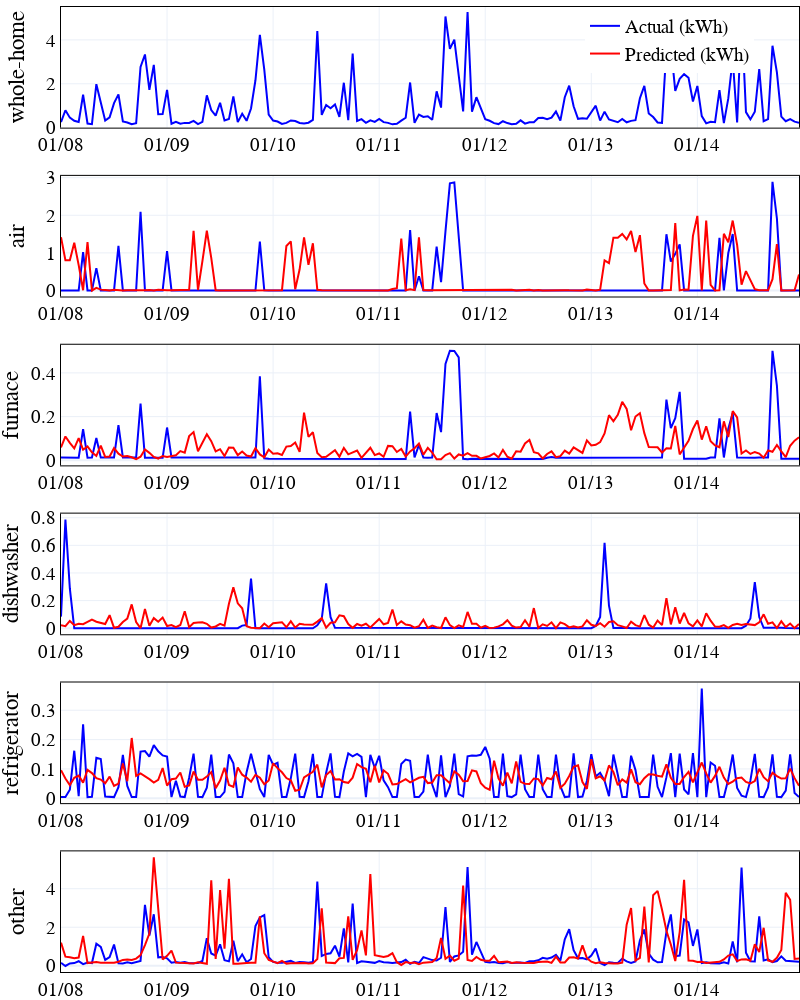

The cell this chart's notebook holds for it:
### Code cell
from plotly.subplots import make_subplots
import plotly.graph_objects as go
from datetime import datetime

house = 6

y_use_true = np.asarray(x_test_sum)[0:,house]
x_predict = sc.predict(A_list,B_list)

def plot_predict(x_test, x_predict, house, x_test_localhour):
#     fig = make_subplots(rows=5, cols=1, subplot_titles=('air', 'furnace', 'dishwasher', 'regrigerator', 'other'))
    y_axis = ['whole-home', 'air', 'furnace', 'dishwasher', 'refrigerator', 'other']
    fig = make_subplots(rows=6, cols=1)
    dates = x_test_localhour.iloc[:, house]
    
    
    y_use_true = np.asarray(x_test_sum)[0:,house]
    y_use_pred = [-1]*np.asarray(x_test_sum)[0:,house]
    
    true_pt = go.Scatter(name= 'Actual (kWh)',
                     x= dates,
                     y= y_use_true,
                    xaxis='x2', yaxis='y2',
                     mode='lines',
                     marker=dict(size=12,
                                 line=dict(width=1),
                                 color='blue'), showlegend=True)
    pred_pt = go.Scatter(name= 'Predicted (kWh)',
                     x= dates,
                     y= y_use_pred,
                    xaxis='x2', yaxis='y2',
                     mode='lines',
                     marker=dict(size=12,
                                 line=dict(width=1),
                                 color="red"), showlegend=True)
    
    fig.append_trace(true_pt, row=1, col=1)
    fig.append_trace(pred_pt, row=1, col=1)
    fig.update_yaxes(title_text=y_axis[0], row=1, col=1, range=[0, 5.5])

    for i in range(len(x_test)):
        flag = False 
#         if i == 1:
#             flag = True
#         else:
#             flag = False
        
        true_val = np.asarray(x_test[list(x_test.keys())[i]])[:,house]
#         x_predict = sc.predict(A_list,B_list)
        pred_val = np.asarray(list(x_predict)[i])[:,house]
        true_pt = go.Scatter(name= 'Actuals (kWh)',
                     x= dates,
                     y= true_val,
                    xaxis='x2', yaxis='y2',
                     mode='lines',
                     marker=dict(size=12,
                                 line=dict(width=1),
                                 color='blue'), showlegend=flag)
        
        pred_pt = go.Scatter(name= 'Predicted (kWh)',
                     x= dates,
                     y= pred_val,
                    xaxis='x2', yaxis='y2',
                     mode='lines',
                     marker=dict(size=12,
                                 line=dict(width=1),
                                 color="red"), showlegend=flag)
        fig.append_trace(true_pt, row=i+2, col=1)
        fig.append_trace(pred_pt, row=i+2, col=1)
        fig.update_yaxes(title_text=y_axis[i+1], row=i+2, col=1)
    
    layout=go.Layout(title='A week of daily consumption for a household', 
                     xaxis={'title':'Hour', 'tickformat': '%m/%d'}, yaxis={'title':'kW'}, template="plotly_white")

    # title_text="Test set prediction",
    fig.update_layout(showlegend=True, height=1000, width=800,  
                      template="plotly_white", font=dict(
        family="Times New Roman",
        size=19,
        color="black"                    
    ))
    fig.update_layout(legend=dict(x=0.71, y=1), margin=dict(l=0, r=0, t=0, b=0))
    fig.update_xaxes(showline=True, linewidth=1, linecolor='black', tickformat='%m/%d', mirror=True)
    fig.update_yaxes(showline=True, linewidth=1, linecolor='black', mirror=True)

    fig.write_image("figures/winter.eps")
    fig.show()
   
    

    
plot_predict(x_test, x_predict, house, x_test_localhour)

### Figure 1 — Plotly figure (JSON) as saved in the notebook; plotly's stock layout.template omitted (floating-point values rounded to 4 significant figures; data arrays with more than 128 entries replaced by an {"elided": "..."} marker saying what was removed)
{"data": [{"marker": {"color": "blue", "line": {"width": 1}, "size": 12}, "mode": "lines", "name": "Actual (kWh)", "showlegend": true, "type": "scatter", "x": {"elided": "168 str values"}, "xaxis": "x", "y": {"elided": "168 float values"}, "yaxis": "y"}, {"marker": {"color": "red", "line": {"width": 1}, "size": 12}, "mode": "lines", "name": "Predicted (kWh)", "showlegend": true, "type": "scatter", "x": {"elided": "168 str values"}, "xaxis": "x", "y": {"elided": "168 float values"}, "yaxis": "y"}, {"marker": {"color": "blue", "line": {"width": 1}, "size": 12}, "mode": "lines", "name": "Actuals (kWh)", "showlegend": false, "type": "scatter", "x": {"elided": "168 str values"}, "xaxis": "x2", "y": {"elided": "168 float values"}, "yaxis": "y2"}, {"marker": {"color": "red", "line": {"width": 1}, "size": 12}, "mode": "lines", "name": "Predicted (kWh)", "showlegend": false, "type": "scatter", "x": {"elided": "168 str values"}, "xaxis": "x2", "y": {"elided": "168 float values"}, "yaxis": "y2"}, {"marker": {"color": "blue", "line": {"width": 1}, "size": 12}, "mode": "lines", "name": "Actuals (kWh)", "showlegend": false, "type": "scatter", "x": {"elided": "168 str values"}, "xaxis": "x3", "y": {"elided": "168 float values"}, "yaxis": "y3"}, {"marker": {"color": "red", "line": {"width": 1}, "size": 12}, "mode": "lines", "name": "Predicted (kWh)", "showlegend": false, "type": "scatter", "x": {"elided": "168 str values"}, "xaxis": "x3", "y": {"elided": "168 float values"}, "yaxis": "y3"}, {"marker": {"color": "blue", "line": {"width": 1}, "size": 12}, "mode": "lines", "name": "Actuals (kWh)", "showlegend": false, "type": "scatter", "x": {"elided": "168 str values"}, "xaxis": "x4", "y": {"elided": "168 float values"}, "yaxis": "y4"}, {"marker": {"color": "red", "line": {"width": 1}, "size": 12}, "mode": "lines", "name": "Predicted (kWh)", "showlegend": false, "type": "scatter", "x": {"elided": "168 str values"}, "xaxis": "x4", "y": {"elided": "168 float values"}, "yaxis": "y4"}, {"marker": {"color": "blue", "line": {"width": 1}, "size": 12}, "mode": "lines", "name": "Actuals (kWh)", "showlegend": false, "type": "scatter", "x": {"elided": "168 str values"}, "xaxis": "x5", "y": {"elided": "168 float values"}, "yaxis": "y5"}, {"marker": {"color": "red", "line": {"width": 1}, "size": 12}, "mode": "lines", "name": "Predicted (kWh)", "showlegend": false, "type": "scatter", "x": {"elided": "168 str values"}, "xaxis": "x5", "y": {"elided": "168 float values"}, "yaxis": "y5"}, {"marker": {"color": "blue", "line": {"width": 1}, "size": 12}, "mode": "lines", "name": "Actuals (kWh)", "showlegend": false, "type": "scatter", "x": {"elided": "168 str values"}, "xaxis": "x6", "y": {"elided": "168 float values"}, "yaxis": "y6"}, {"marker": {"color": "red", "line": {"width": 1}, "size": 12}, "mode": "lines", "name": "Predicted (kWh)", "showlegend": false, "type": "scatter", "x": {"elided": "168 str values"}, "xaxis": "x6", "y": {"elided": "168 float values"}, "yaxis": "y6"}], "layout": {"font": {"color": "black", "family": "Times New Roman", "size": 19}, "height": 1000, "legend": {"x": 0.71, "y": 1}, "margin": {"b": 0, "l": 0, "r": 0, "t": 0}, "showlegend": true, "width": 800, "xaxis": {"anchor": "y", "domain": [0, 1], "linecolor": "black", "linewidth": 1, "mirror": true, "showline": true, "tickformat": "%m/%d"}, "xaxis2": {"anchor": "y2", "domain": [0, 1], "linecolor": "black", "linewidth": 1, "mirror": true, "showline": true, "tickformat": "%m/%d"}, "xaxis3": {"anchor": "y3", "domain": [0, 1], "linecolor": "black", "linewidth": 1, "mirror": true, "showline": true, "tickformat": "%m/%d"}, "xaxis4": {"anchor": "y4", "domain": [0, 1], "linecolor": "black", "linewidth": 1, "mirror": true, "showline": true, "tickformat": "%m/%d"}, "xaxis5": {"anchor": "y5", "domain": [0, 1], "linecolor": "black", "linewidth": 1, "mirror": true, "showline": true, "tickformat": "%m/%d"}, "xaxis6": {"anchor": "y6", "domain": [0, 1], "linecolor": "black", "linewidth": 1, "mirror": true, "showline": true, "tickformat": "%m/%d"}, "yaxis": {"anchor": "x", "domain": [0.875, 1], "linecolor": "black", "linewidth": 1, "mirror": true, "range": [0, 5.5], "showline": true, "title": {"text": "whole-home"}}, "yaxis2": {"anchor": "x2", "domain": [0.7, 0.825], "linecolor": "black", "linewidth": 1, "mirror": true, "showline": true, "title": {"text": "air"}}, "yaxis3": {"anchor": "x3", "domain": [0.525, 0.65], "linecolor": "black", "linewidth": 1, "mirror": true, "showline": true, "title": {"text": "furnace"}}, "yaxis4": {"anchor": "x4", "domain": [0.35, 0.475], "linecolor": "black", "linewidth": 1, "mirror": true, "showline": true, "title": {"text": "dishwasher"}}, "yaxis5": {"anchor": "x5", "domain": [0.175, 0.3], "linecolor": "black", "linewidth": 1, "mirror": true, "showline": true, "title": {"text": "refrigerator"}}, "yaxis6": {"anchor": "x6", "domain": [0, 0.125], "linecolor": "black", "linewidth": 1, "mirror": true, "showline": true, "title": {"text": "other"}}}}
